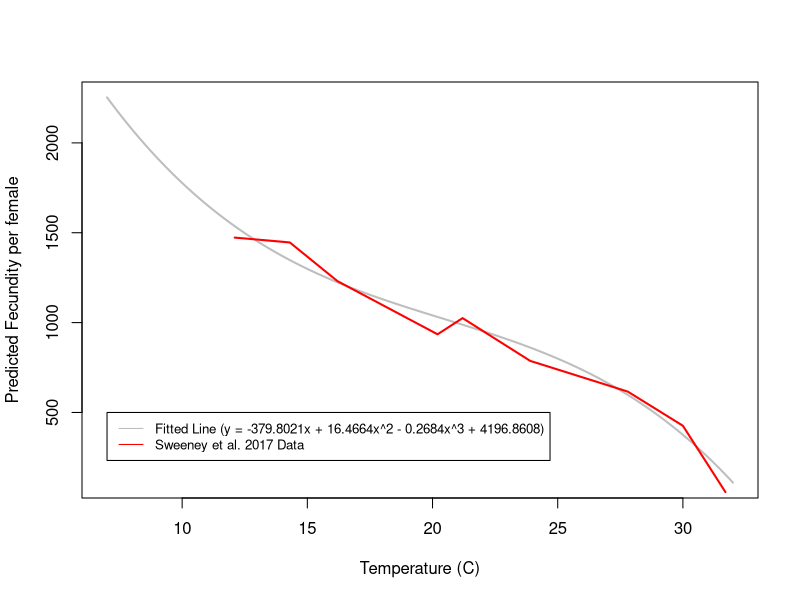

Generate this figure with R:
##################################
# Fitting the Sweeney et al. Temperature v Fecundity Data
##################################

# Values taken from Sweeney et al., 2017 (DOI: 10.1086/696611)  Supplemental Table 1
# https://www-journals-uchicago-edu.ezproxy.proxy.library.oregonstate.edu/doi/suppl/10.1086/696611/suppl_file/TableS1.pdf

temp <- c(12.1, 14.3, 16.2, 20.2, 21.2, 23.9, 27.8, 30, 31.7)
fecundity <- c(1473, 1446, 1231, 935, 1025, 787, 616, 426, 57) 

tempdf <- as.data.frame(cbind(temp, fecundity))

# in the paper, the author say they fit this data to a 3rd degree polynomial (so we will too)

#linear_model1 <- lm(y~x, data=sample_data)
#linear_model2 <- lm(y~poly(x,2,raw=TRUE), data=sample_data)
linear_model3 <- lm(fecundity~poly(temp,3,raw=TRUE), data=tempdf)
#linear_model4 <- lm(y~poly(x,4,raw=TRUE), data=sample_data)
#linear_model5 <- lm(y~poly(x,5,raw=TRUE), data=sample_data)

summary(linear_model3)

# construct model using the coefficient values 
# y = -379.8021x + 16.4664x^2 -0.2684x^3 + 4196.8608

# no we can make a series of temperature and plot both the collected data and the fitted model

tempseq <- seq(7, 32, by = 0.1)
fecfit <- vector()

for (t in tempseq){
  f <- -379.8021*(t) + 16.4664*(t^2) -0.2684*(t^3) + 4196.8608
  fecfit <- append(fecfit, f)
}

plot(tempseq, fecfit, type = "l", col = "gray", lwd = 2, xlab = "Temperature (C)", ylab = "Predicted Fecundity per female")
lines(temp, fecundity, type = "l", col = "red", lwd = 2)
legend(7, 500, legend=c("Fitted Line (y = -379.8021x + 16.4664x^2 - 0.2684x^3 + 4196.8608)", "Sweeney et al. 2017 Data"),
      col=c("gray", "red"), lty=1, cex=0.8)
